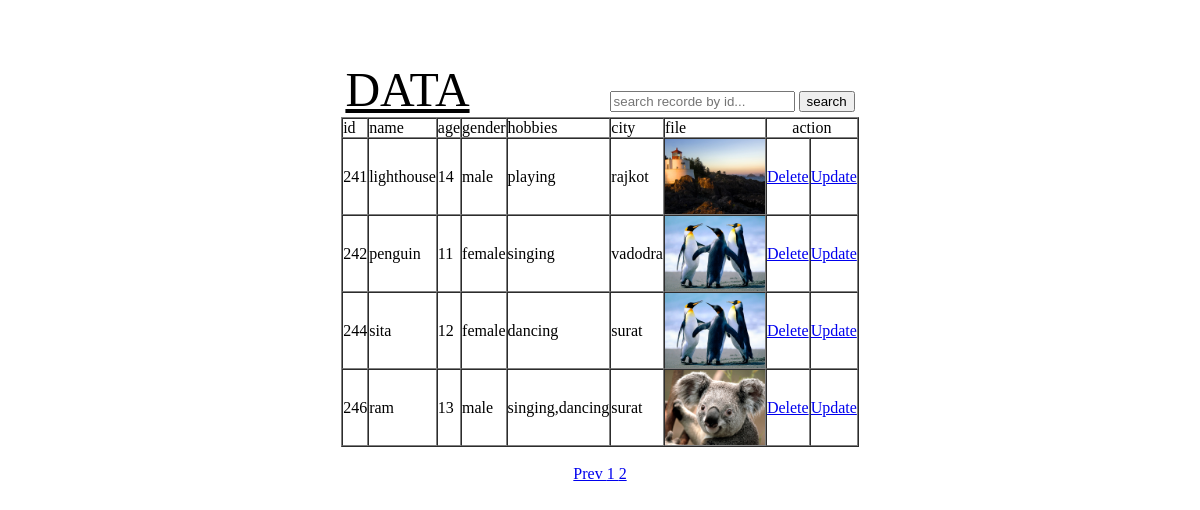
The app's page /crud/view.php?page=2 (signed in), older data.
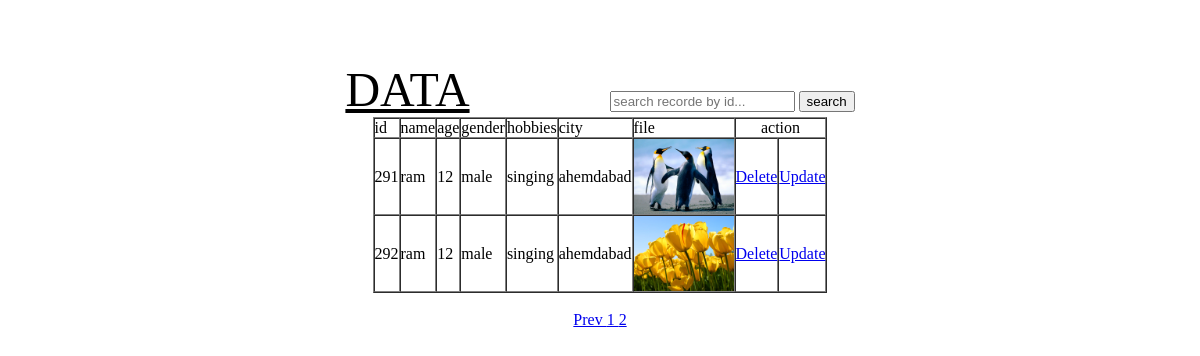
The same page, newer data.
### tables this page shows
CREATE TABLE `crud` (
  `log_id` int(10) NOT NULL,
  `id` int(10) NOT NULL,
  `name` varchar(500) NOT NULL,
  `age` int(100) NOT NULL,
  `gender` varchar(100) NOT NULL,
  `hobbies` varchar(1000) NOT NULL,
  `city` varchar(1000) NOT NULL,
  `file` varchar(1000) DEFAULT NULL,
  `status` varchar(10) NOT NULL
);

### crud/view.php (the view, shortened to what this page needs)
<center><?php
    $conn=mysqli_connect('localhost','root','','db');
    ?>
    <!DOCTYPE html>
    <html>
    <head>
    </head>
    <body>
    </body>
    <?php
          $limit = 5;
            if (isset($_GET["page"])) {
                $page_number  = $_GET["page"];
            }
            else {
              $page_number=1;
            }
            $initial_page = ($page_number-1) * $limit;
            $getQuery = "SELECT * FROM crud LIMIT $initial_page, $limit";
            $result = mysqli_query ($conn, $getQuery);
        ?>
    <?php
    	if (mysqli_num_rows($result) > 0) {
    ?>
    <br><br><br>
    <font size=7><u>DATA</u></font> &nbsp;&nbsp;&nbsp;&nbsp;&nbsp;&nbsp;&nbsp;&nbsp;&nbsp;&nbsp;&nbsp;&nbsp;&nbsp;&nbsp;&nbsp;&nbsp;&nbsp;&nbsp;&nbsp;&nbsp;&nbsp;&nbsp;&nbsp;&nbsp;&nbsp;&nbsp;&nbsp;&nbsp;&nbsp;&nbsp;&nbsp;&nbsp;&nbsp;
    <input type="text" name="record" placeholder="search recorde by id..." value="<?php if(isset($_GET['id'])){echo $_GET['id'];}?>">
    <input type="submit" name="search" value="search"  onclick="location.href = 'http://localhost/PHP-training%20loopcon/crud/search1.php';">
      <table border="1" cellpadding="0" cellspacing="0">
      <tr>
      	<td>id</td>
        <td>name</td>
        <td>age</td>
        <td>gender</td>
         <td>hobbies</td>
          <td>city</td>
        <td>file</td>
        <td colspan="8" align="center"> action </td>
      </tr>
    <?php
    while($row = mysqli_fetch_array($result))
     {
    ?>
    <tr>
    	<td><?php echo $row["id"]; ?></td>
        <td><?php echo $row["name"]; ?></td>
        <td><?php echo $row["age"]; ?></td>
        <td><?php echo $row["gender"]; ?></td>
        <td><?php echo $row["hobbies"]; ?></td>
        <td><?php echo $row["city"]; ?></td>
         <?php echo"<td><img src='photo/".$row["file"]."'  width='100'></td>";?>
        <td><a href="delete.php?id=<?php echo $row["id"]; ?>" onclick="return confirm('Are you sure?')" >Delete</a></td>
        <td><a href="update.php?id=<?php echo $row["id"]; ?>">Update</a></td>
    </tr>
    <?php
    }
    ?>
    </table>
     <?php
    }
    else{
        echo "No result found";
    }
    ?>
     <div class="Items">
    <center><?php
            $getQuery = "SELECT COUNT(*) FROM crud";
            $result = mysqli_query($conn, $getQuery);
            $row = mysqli_fetch_row($result);
            $total_rows = $row[0];
            $total_pages = ceil($total_rows / $limit);
            $pageURL = "";
            if($page_number>=2){
                echo "<a href='view.php?page=".($page_number-1)."'>  Prev </a>";
            }
            for ($i=1; $i<=$total_pages; $i++) {
              if ($i == $page_number) {
                  $pageURL .= "<a class = 'active' href='view.php?page="
                                                    .$i."'>".$i." </a>";
              }
              else  {
                  $pageURL .= "<a href='view.php?page=".$i."'>
                                                    ".$i." </a>";
              }
            };
            echo $pageURL;
          ?>
          </div>
    </center>
    </body>
    </html>

Row changes from the older to the newer data that the page shows:
removed crud: id "241", name "lighthouse", age "14", gender "male", hobbies "playing", city "rajkot", file (picture)
removed crud: id "242", name "penguin", age "11", gender "female", hobbies "singing", city "vadodra", file (picture)
removed crud: id "244", name "sita", age "12", gender "female", hobbies "dancing", city "surat", file (picture)
removed crud: id "246", name "ram", age "13", gender "male", hobbies "singing,dancing", city "surat", file (picture)
added crud: id "291", name "ram", age "12", gender "male", hobbies "singing", city "ahemdabad", file (picture)
added crud: id "292", name "ram", age "12", gender "male", hobbies "singing", city "ahemdabad", file (picture)
